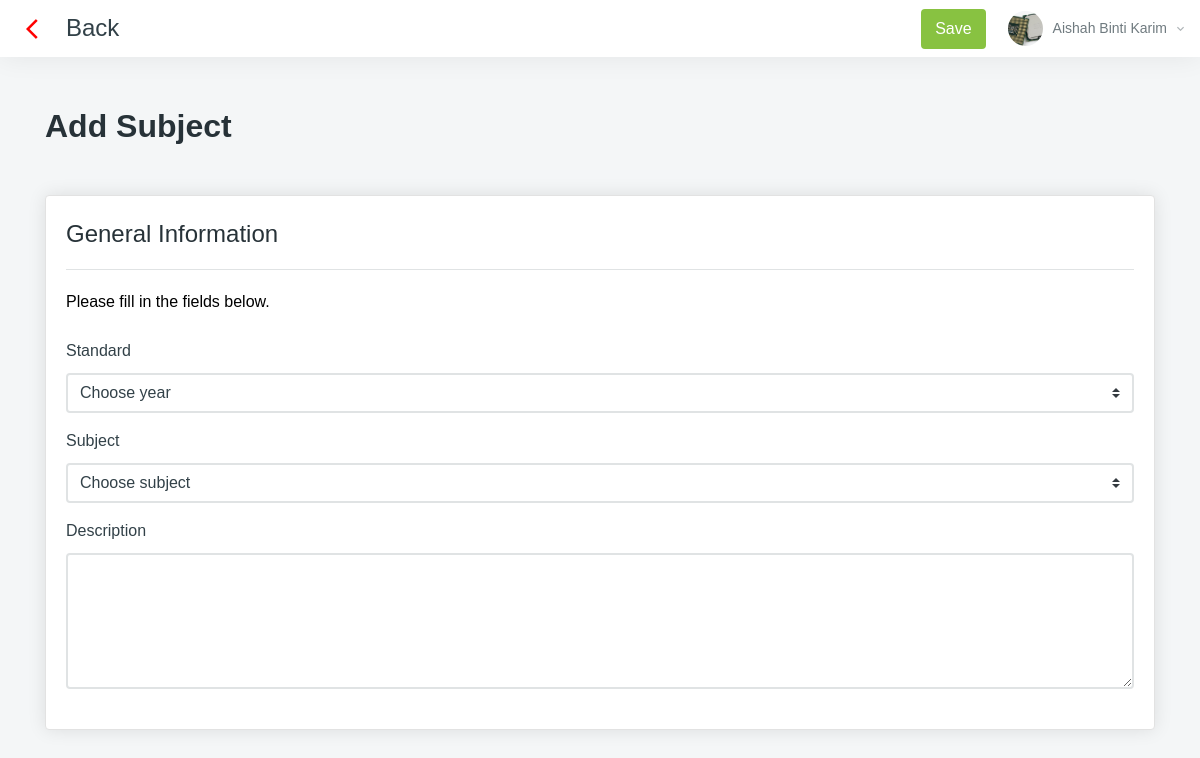
The page /instructor/tambahmatapelajaran.php (signed in) on the database its author committed.
### tables this page shows
CREATE TABLE `instructor` (
  `instructor_id` int(11) NOT NULL,
  `instructor_name` varchar(80) NOT NULL,
  `instructor_email` varchar(80) NOT NULL,
  `instructor_password` varchar(80) NOT NULL,
  `instructor_ic` varchar(30) NOT NULL,
  `instructor_phone_number` varchar(30) NOT NULL,
  `instructor_quotes` varchar(255) DEFAULT NULL,
  `instructor_qualification` varchar(80) NOT NULL DEFAULT 'Degree',
  `instructor_pic_path` varchar(80) DEFAULT 'default.png',
  `instructor_path_file` varchar(80) NOT NULL
);

### instructor/tambahmatapelajaran.php (the view, shortened to what this page needs)
<?php
include "../resources/conn.php";
$instructor_id = $_SESSION['instructor_id'];
$sql100 = "SELECT * FROM instructor WHERE instructor_id = ". $instructor_id ."";
$result100  = $conn->query($sql100 );
if ($result100->num_rows > 0) {
    $row100 = $result100->fetch_assoc();
    $name100 = $row100['instructor_name'];
    $path100 = $row100['instructor_pic_path'];
}
$year = $subject = $description = '';
?>
<!DOCTYPE html>
<html lang="en">
<head>
    <link href="../resources/vendors/vectormap/jquery-jvectormap-2.0.3.css" rel="stylesheet" type="text/css" />
    <link href="../resources/vendors/jquery-toggles/css/toggles.css" rel="stylesheet" type="text/css">
    <link href="../resources/vendors/jquery-toggles/css/themes/toggles-light.css" rel="stylesheet" type="text/css">
    <link href="../resources/vendors/jquery-toast-plugin/dist/jquery.toast.min.css" rel="stylesheet" type="text/css">
    <link href="../resources/vendors/datatables.net-dt/css/jquery.dataTables.min.css" rel="stylesheet" type="text/css" />
    <link href="../resources/vendors/datatables.net-responsive-dt/css/responsive.dataTables.min.css" rel="stylesheet" type="text/css" />
    <link href="../resources/dist/css/style.css" rel="stylesheet" type="text/css">
</head>
<body>
    <div class="hk-wrapper hk-alt-nav">
        <nav class="navbar navbar-expand-xl navbar-light fixed-top hk-navbar hk-navbar-alt">
            <a class="nav-link-hover" style="padding-left:10px;" href="index.php"><i class="material-icons" style="color: red; line-height: 40px;">arrow_back_ios</i></a>
            <nav class="navbar navbar-light ">
                <span class="navbar-brand mb-0 h4">Back</span>
            </nav>
            <ul class="navbar-nav hk-navbar-content">
                <li>
                <form method="POST">
                        <button name="save" class="btn btn-primary" style="margin-right: 10px; height: 50%;">Save</button>
                </li>
                <li class="nav-item dropdown dropdown-authentication">
                    <a class="nav-link dropdown-toggle no-caret" href="#" role="button" data-toggle="dropdown" aria-haspopup="true" aria-expanded="false">
                        <div class="media">
                            <div class="media-img-wrap">
                                <div class="avatar">
                                    <img src="../resources/img/profile/<?php echo $path100; ?>" alt="user" class="avatar-img rounded-circle">
                                </div>
                            </div>
                            <div class="media-body">
                                <span><?php echo $name100; ?><i class="zmdi zmdi-chevron-down"></i></span>
                            </div>
                        </div>
                    </a>
                </li>
            </ul>
        </nav>
        <div class="hk-pg-wrapper">
            <div class="container mt-xl-50 mt-sm-30 mt-15">
                <div class="hk-pg-header align-items-top">
                    <div>
                        <h2 class="hk-pg-title font-weight-600 mb-10">Add Subject</h2>
                    </div>
                </div>
                <div class="row">
                    <div class="col-xl-12">
                        <section class="hk-sec-wrapper">
                            <h4>General Information</h4>
                            <hr>
                            <p class="mb-25">Please fill in the fields below.</p>
                            <div class="row">
                                <div class="col-sm">
                                    <div class="table-wrap">
                                            <div class="form-group">
                                                <label class="control-label mb-10">Standard</label>
                                                <select id="year" name="year" class="form-control custom-select" value>
                                                    <option value="">Choose year</option>
                                                </select>
                                            </div>
                                            <div class="form-group">
                                                <label class="control-label mb-10">Subject</label>
                                                <select id="subject" name="subject" class="form-control custom-select">
                                                    <option value="">Choose subject</option>
                                                </select>
                                            </div>
                                            <div class="form-group">
                                                <label class="control-label mb-10">Description</label>
                                                <textarea id="description" name="description" class="form-control" rows="5"><?php echo $description; ?></textarea>
                                            </div>
                                    </div>
                                </div>
                            </div>
                        </section>
                    </div>
                </div>
            </div>
        </div>
    </div>
</body>
</html>

### rows shown on the page
instructor: instructor_pic_path (picture), instructor_name "Aishah Binti Karim"
